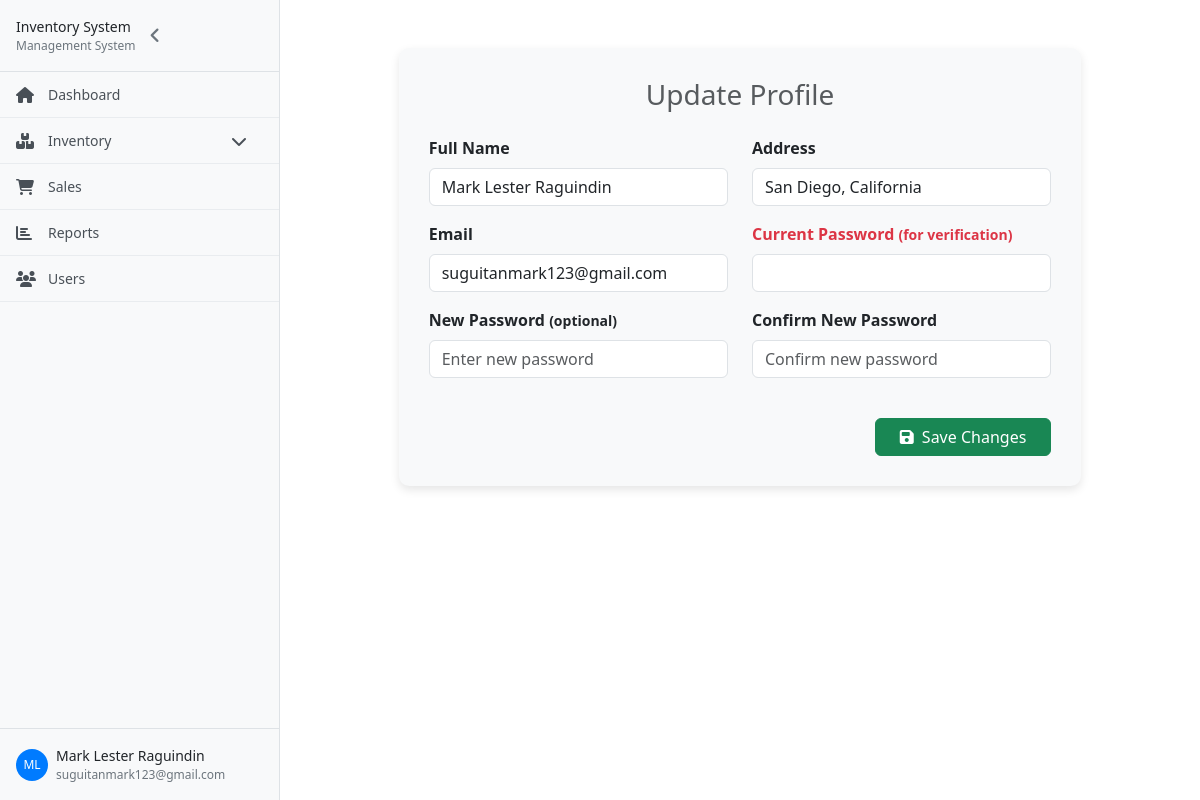
The app's page /admin/profile.php (signed in) with its own data.
### tables this page shows
CREATE TABLE `users` (
  `user_id` int(11) NOT NULL,
  `name` varchar(250) NOT NULL,
  `address` varchar(250) NOT NULL,
  `email` varchar(250) NOT NULL,
  `password` varchar(50) NOT NULL,
  `role` varchar(50) NOT NULL
);

### admin/profile.php (the view, shortened to what this page needs)
<?php
include '../components/config.php';
$user_id = $_SESSION['user_id'];
$stmt = $con->prepare("SELECT user_id, name, address, email, password FROM users WHERE user_id = ?");
$stmt->bind_param('i', $user_id);
$stmt->execute();
$result = $stmt->get_result();
$user = $result->fetch_assoc();
?>
<!DOCTYPE html>
<html lang="en">
<head>
    <link href="https://cdnjs.cloudflare.com/ajax/libs/bootstrap/5.3.0/css/bootstrap.min.css" rel="stylesheet">
    <link href="https://cdnjs.cloudflare.com/ajax/libs/font-awesome/6.4.0/css/all.min.css" rel="stylesheet">
    <link rel="stylesheet" href="../customStyles/index.css">
</head>
<body>
<?php include '../components/adminSidebar.php'; ?>
    <div class="main-content py-5 p-5">
        <div class="row justify-content-center">
            <div class="col-lg-10">
                <form method="POST" class="form-section">
                    <h3 class="mb-4 text-center text-muted">Update Profile</h3>
                    <div class="row">
                        <div class="mb-3 col-md-6">
                            <label class="form-label">Full Name</label>
                            <input type="text" name="name" value="<?= htmlspecialchars($user['name']) ?>" class="form-control" required>
                        </div>
                        <div class="mb-3 col-md-6">
                            <label class="form-label">Address</label>
                            <input type="text" name="address" value="<?= htmlspecialchars($user['address']) ?>" class="form-control" required>
                        </div>
                        <div class="mb-3 col-md-6">
                            <label class="form-label">Email</label>
                            <input type="email" name="email" value="<?= htmlspecialchars($user['email']) ?>" class="form-control" required>
                        </div>
                        <div class="mb-3 col-md-6">
                            <label class="form-label text-danger">Current Password <small>(for verification)</small></label>
                            <input type="password" name="current_password" class="form-control" required>
                        </div>
                        <div class="mb-3 col-md-6">
                            <label class="form-label">New Password <small>(optional)</small></label>
                            <input type="password" name="new_password" class="form-control" placeholder="Enter new password">
                        </div>
                        <div class="mb-3 col-md-6">
                            <label class="form-label">Confirm New Password</label>
                            <input type="password" name="confirm_password" class="form-control" placeholder="Confirm new password">
                        </div>
                    </div>
                    <div class="mt-4 text-end">
                        <button type="submit" name="update_profile" class="btn btn-success px-4">
                            <i class="fa fa-save me-2"></i>Save Changes
                        </button>
                    </div>
                </form>
            </div>
        </div>
    </div>
</body>
</html>

### customStyles/index.css (style rules this page uses)
.main-content { margin-left: 280px; padding: 20px; }

### admin/profile.php (style rules this page uses)
.main-content { padding: 40px; }
.form-label { font-weight: 600; }
.form-section { background: #f8f9fa; padding: 30px; border-radius: 10px; box-shadow: 0 4px 10px rgba(0,0,0,0.1); }

### records on screen
users: name "Mark Lester Raguindin", address "San Diego, California", email "suguitanmark123@gmail.com"

### other values on screen
$initials "ML"
$_SESSION['name'] "Mark Lester Raguindin"
$_SESSION['email'] "suguitanmark123@gmail.com"
